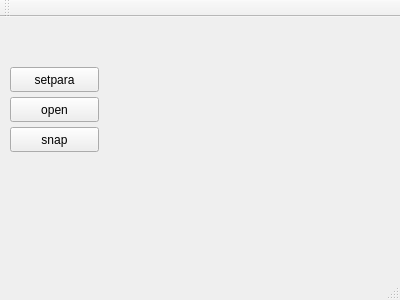
<?xml version="1.0" encoding="UTF-8"?>
<ui version="4.0">
 <class>MainWindow</class>
 <widget class="QMainWindow" name="MainWindow">
  <property name="geometry">
   <rect>
    <x>0</x>
    <y>0</y>
    <width>400</width>
    <height>300</height>
   </rect>
  </property>
  <property name="windowTitle">
   <string>MainWindow</string>
  </property>
  <widget class="QWidget" name="centralWidget">
   <widget class="QPushButton" name="pushButton">
    <property name="geometry">
     <rect>
      <x>10</x>
      <y>80</y>
      <width>89</width>
      <height>25</height>
     </rect>
    </property>
    <property name="text">
     <string>open</string>
    </property>
   </widget>
   <widget class="QPushButton" name="pushButton_2">
    <property name="geometry">
     <rect>
      <x>10</x>
      <y>50</y>
      <width>89</width>
      <height>25</height>
     </rect>
    </property>
    <property name="text">
     <string>setpara</string>
    </property>
   </widget>
   <widget class="QPushButton" name="pushButton_3">
    <property name="geometry">
     <rect>
      <x>10</x>
      <y>110</y>
      <width>89</width>
      <height>25</height>
     </rect>
    </property>
    <property name="text">
     <string>snap</string>
    </property>
   </widget>
  </widget>
  <widget class="QMenuBar" name="menuBar">
   <property name="geometry">
    <rect>
     <x>0</x>
     <y>0</y>
     <width>400</width>
     <height>22</height>
    </rect>
   </property>
  </widget>
  <widget class="QToolBar" name="mainToolBar">
   <attribute name="toolBarArea">
    <enum>TopToolBarArea</enum>
   </attribute>
   <attribute name="toolBarBreak">
    <bool>false</bool>
   </attribute>
  </widget>
  <widget class="QStatusBar" name="statusBar"/>
 </widget>
 <layoutdefault spacing="6" margin="11"/>
 <resources/>
 <connections/>
</ui>
